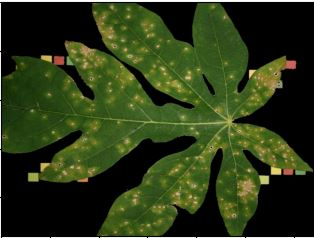
#> input picture estracao-informacao-imagens/img/entrada/folha-de-mamao-sem-fundo.JPG, 314 x 238 px, found by its file name
$ python deteccaoDaDoenca.py
#> lines starting #> are read from the running program, lines starting #| are printed output that depends on the picture; after the words box and inside, x2 and y2 are one past the last pixel; in counts of white or black regions, pixels touching at a corner belong together
import numpy as np
import cv2
import matplotlib.pyplot as plt


original_image = cv2.imread("img/entrada/folha-de-mamao-sem-fundo.jpg")
#> original_image is the input picture: shape (238, 314, 3); mean B, G, R 22.5, 56.8, 43.9
# [9 lines of commented-out code are left out]

'''#-----------------------Imagem YCrCb -------------------------------------
image_YCrCb = cv2.cvtColor(original_image, cv2.COLOR_YCrCb2BGR)
cv2.imshow("Imagem Original",image_YCrCb)

gray = cv2.cvtColor(image_YCrCb, cv2.COLOR_BGR2GRAY)
cv2.imshow("preto e branco",gray)

#Função calcHist para calcular o hisograma da imagem
h = cv2.calcHist([gray], [0], None, [256], [0, 256])
plt.figure()
plt.title("Histograma P&B")
plt.xlabel("Intensidade")
plt.ylabel("Qtde de Pixels")
plt.plot(h)
plt.xlim([0, 256])
plt.show()

ret3, otsu1 = cv2.threshold (gray, 0,255, cv2.THRESH_BINARY + cv2.THRESH_OTSU)
cv2.imshow("binarização",otsu1)
image = original_image
mask = np.zeros(image.shape[:2], dtype="uint8")
cv2.rectangle(mask, (0, 90), (290, 450), 255, -1)
masked = cv2.bitwise_and(image, image, mask=otsu1)
cv2.imshow("masked",masked)

ret3, otsu1YCrCb = cv2.threshold (gray, 80,255, cv2.THRESH_BINARY + cv2.THRESH_BINARY)
cv2.imshow("binarização com THRESH_BINARY",otsu1)
image = original_image
mask = np.zeros(image.shape[:2], dtype="uint8")
cv2.rectangle(mask, (0, 90), (290, 450), 255, -1)
masked1 = cv2.bitwise_and(image, image, mask=otsu1YCrCb)
cv2.imshow("masked com THRESH_BINARY",masked1)
#-----------------------Fim Imagem YCrCb -------------------------------------'''


'''#-----------------------Imagem YCrCb com kmeans-------------------------------------
image_YCrCb = cv2.cvtColor(original_image, cv2.COLOR_YCrCb2BGR)
imagem = image_YCrCb
cv2.imshow("Imagem Original",image_YCrCb)

Z = np.float32(imagem.reshape((-1, 3)))
criteria = (cv2.TERM_CRITERIA_EPS + cv2.TERM_CRITERIA_MAX_ITER, 10, 1.0)
k = 6
ret, label, center = cv2.kmeans(Z, k, None, criteria, 10, cv2.KMEANS_RANDOM_CENTERS)
center = np.uint8(center)
res = center[label.flatten()]
res1YCrCb = res.reshape((imagem.shape))
cv2.imshow("Aplicacao do kmeansBRG",res1YCrCb)

gray = cv2.cvtColor(res1YCrCb, cv2.COLOR_BGR2GRAY)
cv2.imshow("preto e branco",gray)

#Função calcHist para calcular o hisograma da imagem
h = cv2.calcHist([gray], [0], None, [256], [0, 256])
plt.figure()
plt.title("Histograma P&B")
plt.xlabel("Intensidade")
plt.ylabel("Qtde de Pixels")
plt.plot(h)
plt.xlim([0, 256])
plt.show()

ret3, otsu1 = cv2.threshold (gray, 0,255, cv2.THRESH_BINARY + cv2.THRESH_OTSU)
cv2.imshow("binarização",otsu1)
image = original_image
mask = np.zeros(image.shape[:2], dtype="uint8")
cv2.rectangle(mask, (0, 90), (290, 450), 255, -1)
masked = cv2.bitwise_and(image, image, mask=otsu1)
cv2.imshow("masked",masked)

ret3, otsu1YCrCb = cv2.threshold (gray, 45,255, cv2.THRESH_BINARY + cv2.THRESH_BINARY)
cv2.imshow("binarização com THRESH_BINARY",otsu1YCrCb)
image = original_image
mask = np.zeros(image.shape[:2], dtype="uint8")
cv2.rectangle(mask, (0, 90), (290, 450), 255, -1)
masked1 = cv2.bitwise_and(image, image, mask=otsu1YCrCb)
cv2.imshow("masked com THRESH_BINARY",masked1)
#-----------------------Fim Imagem YCrCb com kmeans-------------------------------------'''


#-----------------------Imagem BRG -------------------------------------

imagem = original_image
Z = np.float32(imagem.reshape((-1, 3)))
criteria = (cv2.TERM_CRITERIA_EPS + cv2.TERM_CRITERIA_MAX_ITER, 10, 1.0)
k = 13
ret, label, center = cv2.kmeans(Z, k, None, criteria, 10, cv2.KMEANS_RANDOM_CENTERS)
#> ret = 7435389.4; center = 13 rows, first 8: [30.7, 107.6, 90.35], [241.5, 243.7, 242.8], [49.3, 109, 87.92], [0.799, 1.15, 0.83], [40.81, 118.2, 108.9], [31.78, 98.82, 72.83], [80.4, 95.65, 172.2], [29.07, 89.13, 59.55]
center = np.uint8(center)
#> center = 13 rows, first 8: [30, 107, 90], [241, 243, 242], [49, 109, 87], [0, 1, 0], [40, 118, 108], [31, 98, 72], [80, 95, 172], [29, 89, 59]
res = center[label.flatten()]
res2BRG = res.reshape((imagem.shape))
cv2.imshow("Aplicacao do kmeansBRG",res2BRG)

grayBRG = cv2.cvtColor(res2BRG, cv2.COLOR_BGR2GRAY)
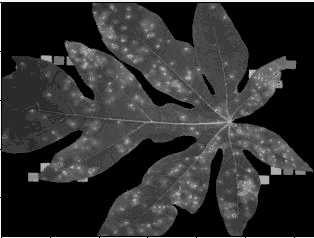
#> grayBRG: shape (238, 314); min 1, max 242, mean 48.8
cv2.imshow("Preto e branco",grayBRG)

#Função calcHist para calcular o hisograma da imagem
h = cv2.calcHist([grayBRG], [0], None, [256], [0, 256])
#> h = 256 values, max 31785 at index 1, min 0 at index 0, mean 291.9
plt.figure()
plt.title("Histograma P&B")
plt.xlabel("Intensidade")
plt.ylabel("Qtde de Pixels")
plt.plot(h)
plt.xlim([0, 256])
plt.show()
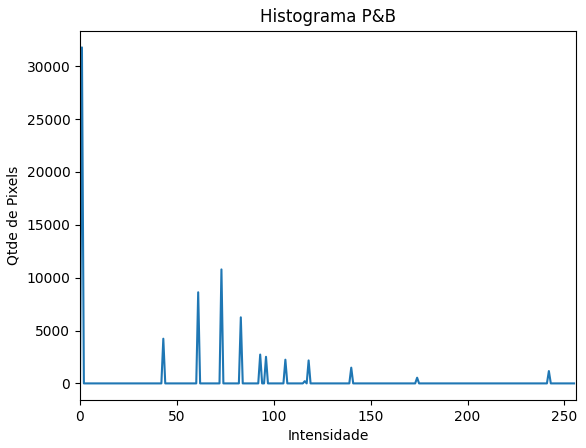
#> figure drawn by matplotlib, 1 panel; curve peaks at x = 1, y = 31785

ret3, otsu1BRG = cv2.threshold (grayBRG, 90,255, cv2.THRESH_BINARY + cv2.THRESH_BINARY)
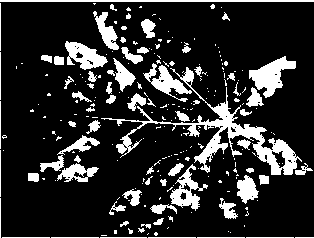
#> otsu1BRG: shape (238, 314); 17.5% white; 240 white regions (169 under 20 px), largest, box (x1, y1, x2, y2) and area: (101, 67, 302, 175) 3092, (249, 56, 296, 98) 904, (65, 41, 108, 70) 674
cv2.imshow("binarizacao doente",otsu1BRG)
image = original_image
mask = np.zeros(image.shape[:2], dtype="uint8")
cv2.rectangle(mask, (0, 90), (290, 450), 255, -1)
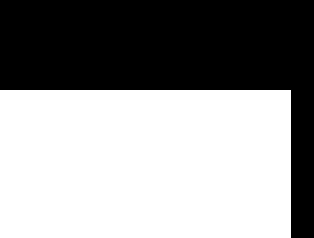
#> mask: shape (238, 314); 57.6% white; 1 black region, box (x1, y1, x2, y2) and area: (0, 0, 314, 238) 31664
maskedBRG = cv2.bitwise_and(image, image, mask=otsu1BRG)
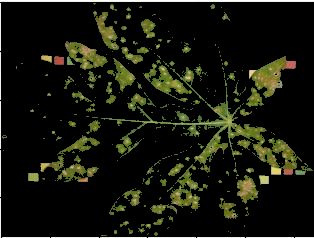
#> maskedBRG: shape (238, 314, 3); mean B, G, R 12.2, 23.3, 21.5
cv2.imshow("masked brg doente",maskedBRG)

ret3, otsu2BRG = cv2.threshold (grayBRG, 90,255, cv2.THRESH_BINARY + cv2.THRESH_BINARY_INV)
cv2.imshow("binarizacao saldavel",otsu2BRG)
image = original_image
mask = np.zeros(image.shape[:2], dtype="uint8")
cv2.rectangle(mask, (0, 90), (290, 450), 255, -1)
maskedBRG = cv2.bitwise_and(image, image, mask=otsu2BRG)
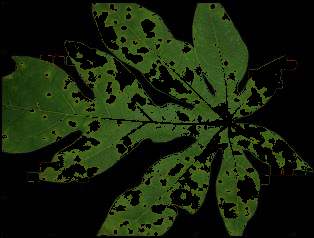
#> maskedBRG: shape (238, 314, 3); mean B, G, R 10.4, 33.6, 22.4
cv2.imshow("masked brg saldavel",maskedBRG)

#-----------------------Fim Imagem BRG -------------------------------------
cv2.imshow("original_image",original_image)
#cv2.imshow("image_YCrCb",image_YCrCb)
cv2.waitKey(0)

$ run again, with estracao-informacao-imagens/img/imagensDeTesteSaida/banana-brg/imagem1.jpg copied over estracao-informacao-imagens/img/entrada/folha-de-mamao-sem-fundo.JPG
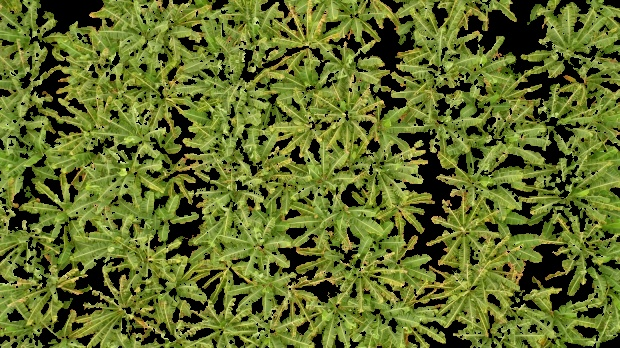
#> input picture estracao-informacao-imagens/img/imagensDeTesteSaida/banana-brg/imagem1.jpg, 620 x 348 px, found by its file name
#> original_image is the input picture: shape (348, 620, 3); mean B, G, R 44, 109.2, 97.6
#> `ret, label, center = cv2.kmeans(Z, k, None, criteria, 10, cv2.KMEANS_R..`: ret = 36257049.6; center = 13 rows, first 8: [32, 87.91, 76.62], [16.19, 80.36, 70.42], [83.45, 171.7, 158.8], [3.47, 83.81, 65.35], [53.17, 138.8, 122.9], [0.579, 2.84, 1.79], [23.71, 111.6, 93.24], [47.64, 103.2, 94.73]
#> `center = np.uint8(center)`: center = 13 rows, first 8: [32, 87, 76], [16, 80, 70], [83, 171, 158], [3, 83, 65], [53, 138, 122], [0, 2, 1], [23, 111, 93], [47, 103, 94]
#> h = 256 values, max 51279 at index 1, min 0 at index 0, mean 842.8
#> `ret3, otsu1BRG = cv2.threshold (grayBRG, 90,255, cv2.THRESH_BINARY + c..`:
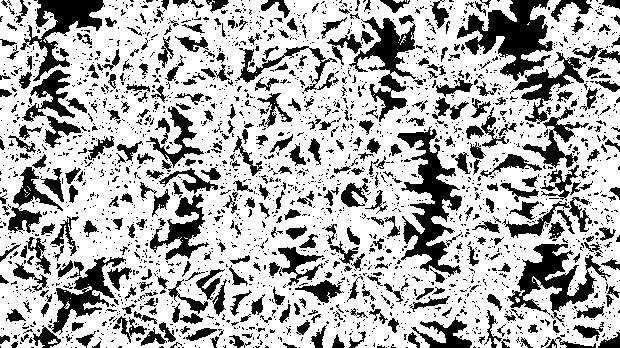
#> otsu1BRG: shape (348, 620); 69.7% white; 2430 black regions (2030 under 20 px), largest, box (x1, y1, x2, y2) and area: (397, 126, 462, 277) 3718, (457, 0, 553, 81) 3594, (508, 244, 611, 322) 2761
#> mask: shape (348, 620); 34.8% white; 1 white region, box (x1, y1, x2, y2) and area: (0, 90, 291, 348) 75078
#> `maskedBRG = cv2.bitwise_and(image, image, mask=otsu2BRG)`:
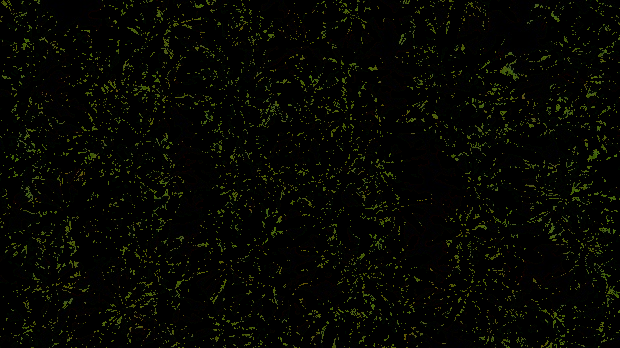
#> maskedBRG: shape (348, 620, 3); mean B, G, R 1.2, 6.6, 5.4

$ run again, with estracao-informacao-imagens/img/imagensDeTesteSaida/banana-brg/imagem2.jpg copied over estracao-informacao-imagens/img/entrada/folha-de-mamao-sem-fundo.JPG
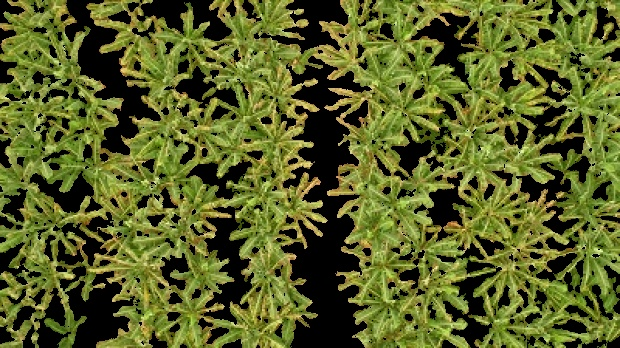
#> input picture estracao-informacao-imagens/img/imagensDeTesteSaida/banana-brg/imagem2.jpg, 620 x 348 px, found by its file name
#> original_image is the input picture: shape (348, 620, 3); mean B, G, R 39.8, 98.1, 90.6
#> `ret, label, center = cv2.kmeans(Z, k, None, criteria, 10, cv2.KMEANS_R..`: ret = 32581397.7; center = 13 rows, first 8: [20.17, 76.96, 67.76], [122, 205.8, 201.4], [50.31, 110.5, 106.1], [0.662, 1.75, 1.94], [80.41, 171.7, 160.7], [86.07, 150.2, 148.7], [8.1, 90.82, 75.93], [39.45, 129.1, 114.3]
#> `center = np.uint8(center)`: center = 13 rows, first 8: [20, 76, 67], [122, 205, 201], [50, 110, 106], [0, 1, 1], [80, 171, 160], [86, 150, 148], [8, 90, 75], [39, 129, 114]
#> h = 256 values, max 65129 at index 1, min 0 at index 0, mean 842.8
#> `ret3, otsu1BRG = cv2.threshold (grayBRG, 90,255, cv2.THRESH_BINARY + c..`:
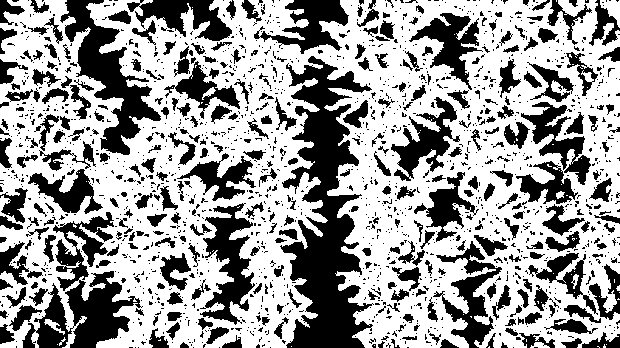
#> otsu1BRG: shape (348, 620); 61.6% white; 1649 black regions (1325 under 20 px), largest, box (x1, y1, x2, y2) and area: (280, 56, 374, 348) 13174, (22, 212, 143, 348) 6240, (60, 0, 161, 155) 5076
#> mask: shape (348, 620); 34.8% white; 1 white region, box (x1, y1, x2, y2) and area: (0, 90, 291, 348) 75078
#> `maskedBRG = cv2.bitwise_and(image, image, mask=otsu2BRG)`:
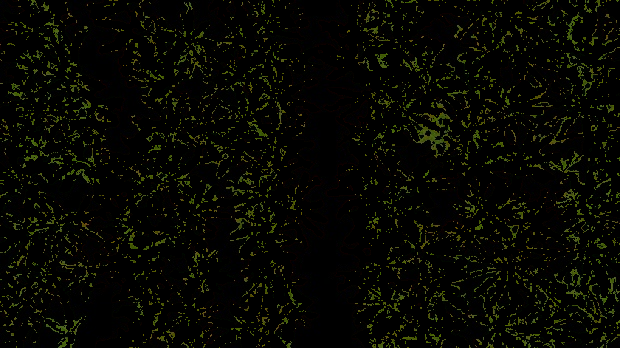
#> maskedBRG: shape (348, 620, 3); mean B, G, R 1.7, 7.8, 7

$ run again, with estracao-informacao-imagens/img/imagensDeTesteSaida/banana-brg/imagem4.jpg copied over estracao-informacao-imagens/img/entrada/folha-de-mamao-sem-fundo.JPG
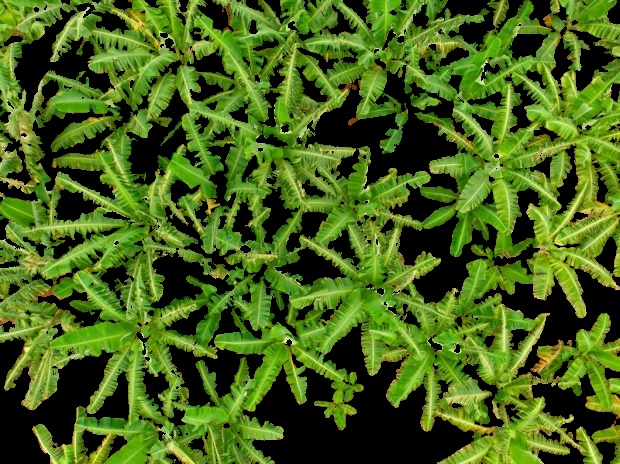
#> input picture estracao-informacao-imagens/img/imagensDeTesteSaida/banana-brg/imagem4.jpg, 620 x 464 px, found by its file name
#> original_image is the input picture: shape (464, 620, 3); mean B, G, R 27.6, 100.2, 72
#> `ret, label, center = cv2.kmeans(Z, k, None, criteria, 10, cv2.KMEANS_R..`: ret = 71519802.1; center = 13 rows, first 8: [64.53, 138.5, 119.1], [14.25, 135.1, 80.28], [79.36, 194.9, 161.9], [54.28, 165.5, 125.2], [18.99, 162.8, 106.4], [76.03, 177.3, 139.6], [42.39, 185, 136.9], [35.86, 111, 88.07]
#> `center = np.uint8(center)`: center = 13 rows, first 8: [64, 138, 119], [14, 135, 80], [79, 194, 161], [54, 165, 125], [18, 162, 106], [76, 177, 139], [42, 185, 136], [35, 110, 88]
#> h = 256 values, max 94863 at index 1, min 0 at index 0, mean 1123.8
#> `ret3, otsu1BRG = cv2.threshold (grayBRG, 90,255, cv2.THRESH_BINARY + c..`:
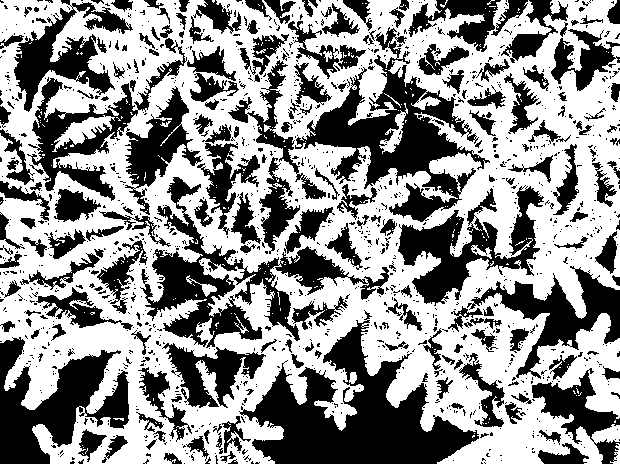
#> otsu1BRG: shape (464, 620); 57% white; 1257 black regions (1048 under 20 px), largest, box (x1, y1, x2, y2) and area: (239, 310, 479, 464) 15108, (295, 27, 490, 222) 11309, (140, 177, 389, 348) 9860
#> mask: shape (464, 620); 36.5% white; 1 white region, box (x1, y1, x2, y2) and area: (0, 90, 291, 451) 105051
#> `maskedBRG = cv2.bitwise_and(image, image, mask=otsu2BRG)`:
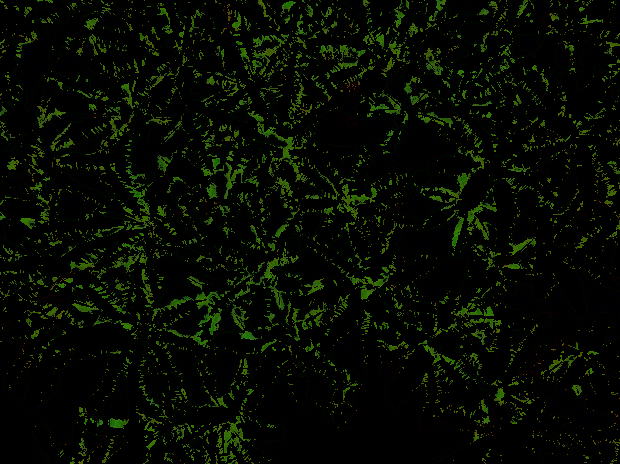
#> maskedBRG: shape (464, 620, 3); mean B, G, R 1.3, 10.9, 6.2
